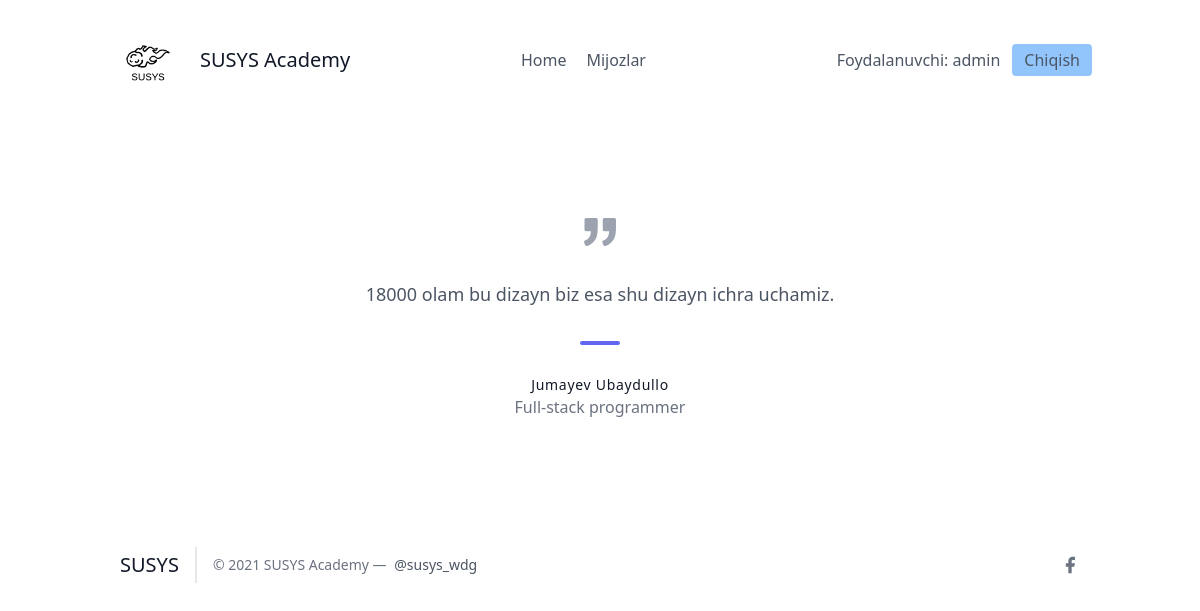
The app's page / (signed in), older data.
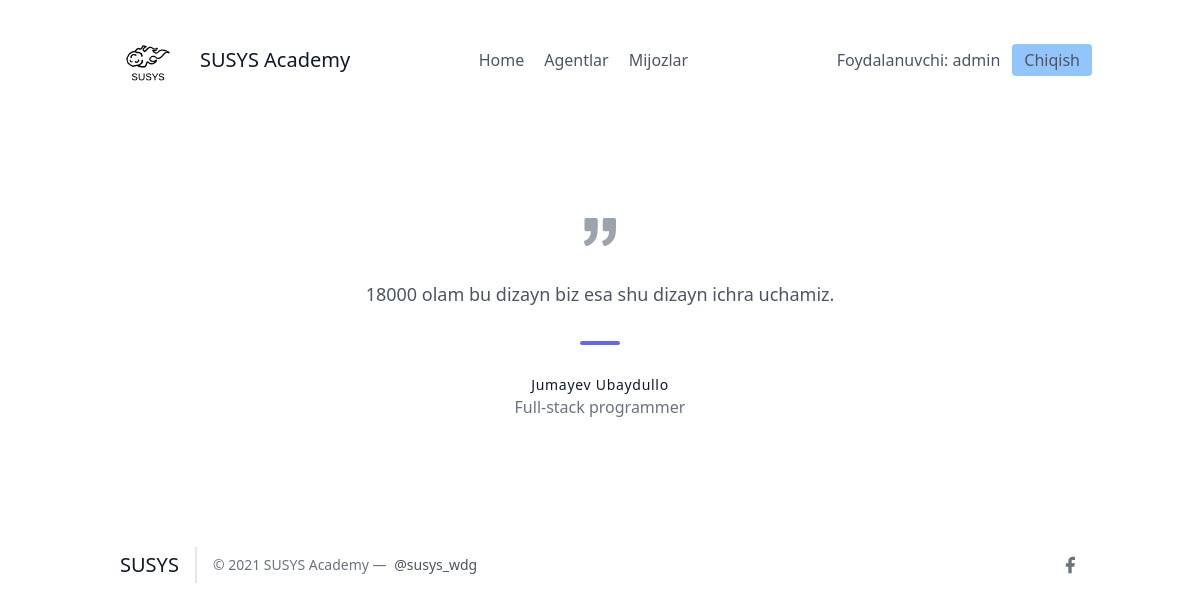
The same page, newer data.
### leads/models.py (models this page shows)
class User(AbstractUser):
    is_organiser = models.BooleanField(default=True)
    is_agent = models.BooleanField(default=False)

### leads/views.py (the view)
# urls.py: path('', HomeView.as_view()),
class HomeView(TemplateView):
    template_name = "home.html"

### frontend/home.html (shortened to what this page needs)
{% extends 'base.html' %}
{% block content %}
<section class="text-gray-600 body-font">
  <div class="container px-5 py-24 mx-auto">
    <div class="xl:w-1/2 lg:w-3/4 w-full mx-auto text-center">
      <p class="leading-relaxed text-lg">18000 olam bu dizayn biz esa shu dizayn ichra uchamiz.</p>
      <span class="inline-block h-1 w-10 rounded bg-indigo-500 mt-8 mb-6"></span>
      <h2 class="text-gray-900 font-medium title-font tracking-wider text-sm">Jumayev Ubaydullo</h2>
      <p class="text-gray-500">Full-stack programmer</p>
    </div>
  </div>
</section>
{% endblock %}

### frontend/base.html (shortened to what this page needs)
<!DOCTYPE html>
<html lang="en">
<head>
    <link href="https://unpkg.com/tailwindcss@^2/dist/tailwind.min.css" rel="stylesheet">
</head>
<body>
    {% include 'details/navbar.html' %}
    <div class="max-w-5xl mx-auto">
        {% block content %}
        {% endblock %}
    </div>
    {% include 'details/footer.html' %}
</body>
</html>

### frontend/details/navbar.html
{% load static %}
<header class="text-gray-600 body-font">
  <div class="container mx-auto flex flex-wrap p-5 flex-col md:flex-row items-center">
    <a class="flex title-font font-medium items-center text-gray-900 mb-4 md:mb-0">
      <img src="{% static 'img/logo-dark.png' %}" style="width: 80px;" alt="Logo">
      <span class="ml-3 text-xl">SUSYS Academy</span>
    </a>
    <nav class="md:ml-auto md:mr-auto flex flex-wrap items-center text-base justify-center">
      <a href="/" class="mr-5 hover:text-gray-900">Home</a>
    {% if not request.user.is_authenticated %}
      </nav>
        <button class="inline-flex items-center bg-blue-300 border-0 py-1 px-3 focus:outline-none hover:bg-blue-200 rounded text-base mt-4 md:mt-0" style="margin-right: 20px">
          <a  href="{% url 'signup' %}">Ro'yxatdan o'tish
          </a>
        </button>
    {% else %}
      {% if request.user.is_organiser %}
        <a href="/agents/" class="mr-5 hover:text-gray-900">Agentlar</a>
      {% endif %}
        <a href="/leads/" class="mr-5 hover:text-gray-900">Mijozlar</a>
      </nav>
    {% endif %}
    {% if request.user.is_authenticated %}
      Foydalanuvchi: {{ request.user.username }}
      <button class="ml-3 inline-flex items-center bg-blue-300 border-0 py-1 px-3 focus:outline-none hover:bg-blue-200 rounded text-base mt-4 md:mt-0">
        <a  href="{% url 'logout' %}">Chiqish
        </a>
      </button>
    {% else %}
    <button class="inline-flex items-center bg-blue-300 border-0 py-1 px-3 focus:outline-none hover:bg-blue-200 rounded text-base mt-4 md:mt-0">
      <a href="{% url 'login' %}">Kirish
    </a>
    </button>
    {% endif %}
  </div>
</header>

### frontend/details/footer.html (shortened to what this page needs)
{% load static %}
    <footer class="text-gray-600 body-font">
    <div class="container px-5 py-8 mx-auto flex items-center sm:flex-row flex-col">
      <a class="flex title-font font-medium items-center md:justify-start justify-center text-gray-900">
        <span class="ml-3 text-xl">SUSYS</span>
      </a>
      <p class="text-sm text-gray-500 sm:ml-4 sm:pl-4 sm:border-l-2 sm:border-gray-200 sm:py-2 sm:mt-0 mt-4">© 2021 SUSYS Academy —
        <a href="https://twitter.com/knyttneve" class="text-gray-600 ml-1" rel="noopener noreferrer" target="_blank">@susys_wdg</a>
      </p>
      <span class="inline-flex sm:ml-auto sm:mt-0 mt-4 justify-center sm:justify-start">
        <a class="text-gray-500">
          <svg fill="currentColor" stroke-linecap="round" stroke-linejoin="round" stroke-width="2" class="w-5 h-5" viewBox="0 0 24 24">
            <path d="M18 2h-3a5 5 0 00-5 5v3H7v4h3v8h4v-8h3l1-4h-4V7a1 1 0 011-1h3z"></path>
          </svg>
        </a>

Row changes from the older to the newer data that the page shows:
changed User "admin": is_organiser False → True (drawn)
Text that changed along with them:
text now shown: "Agentlar"
